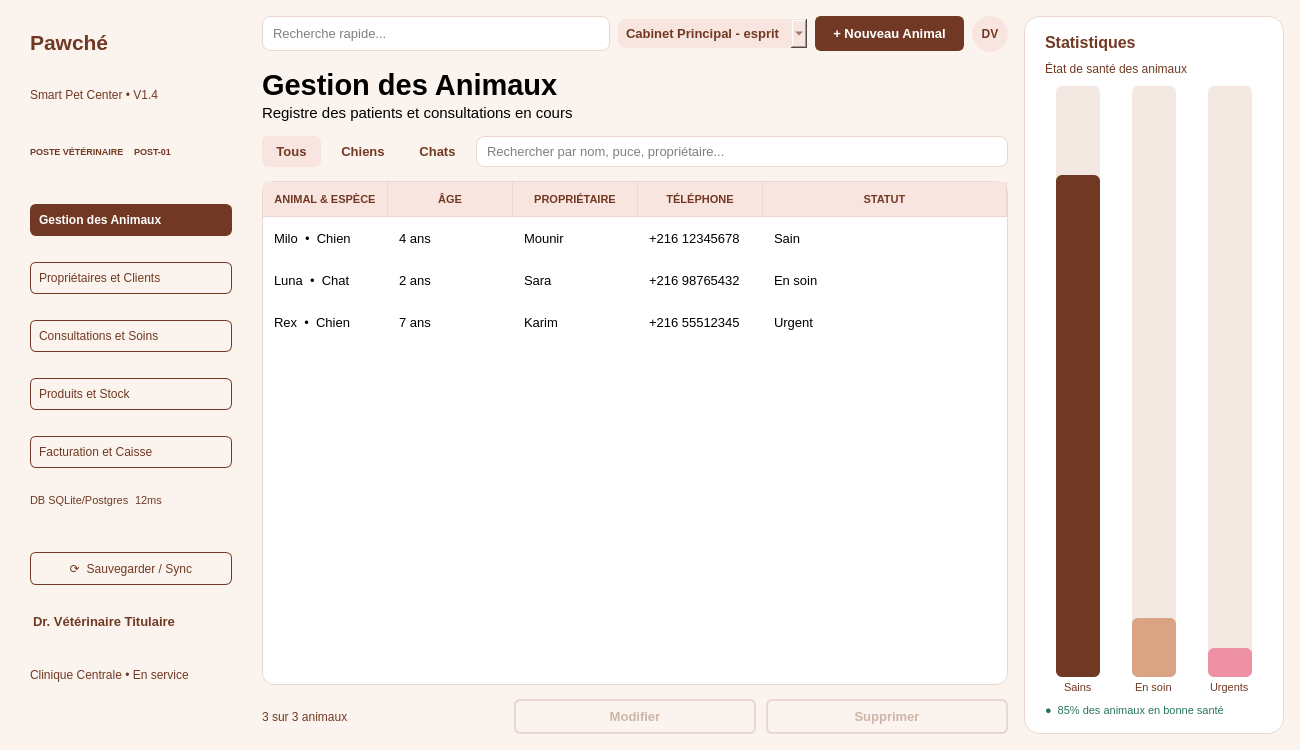
<?xml version="1.0" encoding="UTF-8"?>
<ui version="4.0">
 <class>MainWindow</class>
 <widget class="QMainWindow" name="MainWindow">
  <property name="geometry">
   <rect>
    <x>0</x>
    <y>0</y>
    <width>1300</width>
    <height>750</height>
   </rect>
  </property>
  <property name="windowTitle">
   <string>Pawché - Smart Pet Center</string>
  </property>
  <property name="styleSheet">
   <string notr="true">
QMainWindow, #centralwidget, #centre, #pagescentre, #pageliste, #pageformulaire, #pagemodule,
#colonnedroite, #lignePoste, #ligneDb { background-color: #FBF4EE; }
QLabel { color: #713923; background-color: transparent; }

/* Inputs */
QLineEdit, QComboBox, QSpinBox {
  background-color: white; border: 1px solid #E8D8D0; border-radius: 8px;
  padding: 6px 8px; font-size: 10pt; color: black;
}
QComboBox QAbstractItemView {
  background-color: white; color: black;
  selection-background-color: #F8E5DF; selection-color: black;
}
#combocabinet { background-color: #F8E5DF; color: #713923; font-weight: bold; border: none; }

/* Left menu */
#sidebar { background-color: #FBF4EE; border: none; }
#lblmarque { font-size: 16pt; font-weight: bold; }
#lblposte, #lblpostenum { font-size: 7pt; font-weight: bold; }
#lblnomvet { font-size: 10pt; font-weight: bold; margin-top: 4px; }
#lbldb, #lbldbms { font-size: 8pt; }
#btnanimaux, #btnproprietaires, #btnconsultations, #btnproduits, #btnfacturation {
  text-align: left; padding: 8px; border: 1px solid #713923; border-radius: 6px;
  font-size: 9pt; color: #713923; background-color: transparent;
}
#btnanimaux:hover, #btnproprietaires:hover, #btnconsultations:hover, #btnproduits:hover, #btnfacturation:hover { background-color: #F8E5DF; }
#btnanimaux:checked, #btnproprietaires:checked, #btnconsultations:checked, #btnproduits:checked, #btnfacturation:checked {
  background-color: #713923; color: white; font-weight: bold;
}
#btnsync {
  background-color: transparent; color: #713923; border: 1px solid #713923; border-radius: 6px;
  padding: 8px; font-size: 9pt;
}
#btnsync:hover { background-color: #F8E5DF; }

/* Top bar */
#editrecherche { padding: 8px; }
#lblavatar { background-color: #F8E5DF; border-radius: 18px; font-size: 9pt; font-weight: bold; }
#btnnouvelanimal, #btnajouter {
  background-color: #713923; color: white; border: 2px solid #713923; border-radius: 6px;
  padding: 8px 16px; font-size: 10pt; font-weight: bold;
}
#btnnouvelanimal:hover, #btnajouter:hover { background-color: #8A4A2F; }
#btnannuler, #btnmodifier, #btnsupprimer {
  background-color: transparent; color: #713923; border: 2px solid #713923; border-radius: 6px;
  padding: 8px 16px; font-size: 10pt; font-weight: bold;
}
#btnannuler:hover, #btnmodifier:hover { background-color: #F8E5DF; }
#btnsupprimer:hover { background-color: #C2455F; border-color: #C2455F; color: white; }
#btnmodifier:disabled, #btnsupprimer:disabled { color: #CDB5A8; border-color: #E8D8D0; }

/* Page header + filter tabs */
#lbltitrepage, #lbltitremodule { font-size: 22pt; font-weight: bold; color: black; }
#lblsoustitrepage, #lblmodule { font-size: 11pt; color: black; }
#btntous, #btnchiens, #btnchats {
  background-color: transparent; color: #713923; border: none; border-radius: 6px;
  padding: 8px 14px; font-size: 10pt; font-weight: bold;
}
#btntous:checked, #btnchiens:checked, #btnchats:checked { background-color: #F8E5DF; }

/* Table */
#tableanimaux {
  background-color: white; border: 1px solid #E8D8D0; border-radius: 12px;
  font-size: 10pt; color: black; outline: 0;
  gridline-color: transparent; alternate-background-color: #FBF4EE;
}
#tableanimaux::item { padding: 8px; border: none; }
#tableanimaux::item:selected { background-color: #F8E5DF; color: black; }
QHeaderView { background-color: #F8E5DF; border: none; }
QTableCornerButton::section { background-color: #F8E5DF; border: none; }
QHeaderView::section { background-color: #F8E5DF; color: #713923; font-size: 8pt; font-weight: bold;
  border: none; border-right: 1px solid #E8D8D0; border-bottom: 1px solid #E8D8D0; padding: 8px; }

/* Statistics bars */
#barresains, #barreensoin, #barreurgent { background-color: #F3E9E2; border: none; border-radius: 6px; }
#barresains::chunk { background-color: #713923; border-radius: 6px; }
#barreensoin::chunk { background-color: #D9A384; border-radius: 6px; }
#barreurgent::chunk { background-color: #EE91A5; border-radius: 6px; }
#lblbsains, #lblbensoin, #lblburgent { font-size: 8pt; }

/* Cards */
#cadrestatistiques, #cadredetail { background-color: white; border: 1px solid #E8D8D0; border-radius: 16px; }
#cadrestatistiques QLabel, #cadredetail QLabel { border: none; background-color: transparent; }
#lbltitrestats, #lbltitredetail { font-size: 12pt; font-weight: bold; }
#lblsante { color: #287554; font-size: 8pt; }
#cadredetail QLabel { color: black; }
#cadredetail #lblphoto { background-color: #F8E5DF; border-radius: 20px; font-size: 48pt; }
#cadredetail #lblnom { font-size: 16pt; font-weight: bold; }
#cadredetail #valage, #cadredetail #valpuce, #cadredetail #valvaccinal,
#cadredetail #valproprietaire, #cadredetail #valtelephone, #cadredetail #valstatut { font-weight: bold; }
#cadredetail #lignedetail { background-color: #E8D8D0; border: none; }
#btnfermer { background-color: transparent; color: #713923; border: none; border-radius: 14px; font-size: 11pt; }
#btnfermer:hover { background-color: #F8E5DF; }
#btnconsulter {
  background-color: #F8E5DF; color: #713923; border: 2px solid #713923; border-radius: 6px;
  padding: 8px 16px; font-size: 10pt; font-weight: bold;
}
#btnconsulter:hover { background-color: #713923; color: white; }

/* New / edit animal form */
#cadreformulaire { background-color: white; border: 1px solid #E8D8D0; border-radius: 16px; }
#cadreformulaire QLabel { border: none; background-color: transparent; }
#lbltitreformulaire { font-size: 16pt; font-weight: bold; }
#lblerreur { color: #C2455F; font-size: 9pt; }
</string>
  </property>
  <widget class="QWidget" name="centralwidget">
   <layout class="QHBoxLayout" name="mainLayout">
    <property name="spacing">
     <number>16</number>
    </property>
    <property name="leftMargin">
     <number>16</number>
    </property>
    <property name="topMargin">
     <number>16</number>
    </property>
    <property name="rightMargin">
     <number>16</number>
    </property>
    <property name="bottomMargin">
     <number>16</number>
    </property>
    <item>
     <widget class="QFrame" name="sidebar">
      <property name="minimumSize">
       <size>
        <width>230</width>
        <height>0</height>
       </size>
      </property>
      <property name="maximumSize">
       <size>
        <width>230</width>
        <height>16777215</height>
       </size>
      </property>
      <layout class="QVBoxLayout" name="sidebarLayout">
       <property name="spacing">
        <number>6</number>
       </property>
       <property name="leftMargin">
        <number>14</number>
       </property>
       <property name="topMargin">
        <number>14</number>
       </property>
       <property name="rightMargin">
        <number>14</number>
       </property>
       <property name="bottomMargin">
        <number>14</number>
       </property>
       <item alignment="Qt::AlignTop">
        <widget class="QLabel" name="lblmarque">
         <property name="text">
          <string>Pawché</string>
         </property>
        </widget>
       </item>
       <item alignment="Qt::AlignTop">
        <widget class="QLabel" name="lblsoustitre">
         <property name="text">
          <string>Smart Pet Center • V1.4</string>
         </property>
        </widget>
       </item>
       <item alignment="Qt::AlignTop">
        <widget class="QFrame" name="lignePoste">
         <layout class="QHBoxLayout" name="posteLayout">
          <property name="leftMargin">
           <number>0</number>
          </property>
          <property name="topMargin">
           <number>0</number>
          </property>
          <property name="rightMargin">
           <number>0</number>
          </property>
          <property name="bottomMargin">
           <number>0</number>
          </property>
          <item>
           <widget class="QLabel" name="lblposte">
            <property name="text">
             <string>POSTE VÉTÉRINAIRE</string>
            </property>
           </widget>
          </item>
          <item>
           <widget class="QLabel" name="lblpostenum">
            <property name="text">
             <string>POST-01</string>
            </property>
           </widget>
          </item>
         </layout>
        </widget>
       </item>
       <item alignment="Qt::AlignTop">
        <widget class="QPushButton" name="btnanimaux">
         <property name="text">
          <string>Gestion des Animaux</string>
         </property>
         <property name="checkable">
          <bool>true</bool>
         </property>
         <property name="autoExclusive">
          <bool>true</bool>
         </property>
         <property name="checked">
          <bool>true</bool>
         </property>
        </widget>
       </item>
       <item alignment="Qt::AlignTop">
        <widget class="QPushButton" name="btnproprietaires">
         <property name="text">
          <string>Propriétaires et Clients</string>
         </property>
         <property name="checkable">
          <bool>true</bool>
         </property>
         <property name="autoExclusive">
          <bool>true</bool>
         </property>
        </widget>
       </item>
       <item alignment="Qt::AlignTop">
        <widget class="QPushButton" name="btnconsultations">
         <property name="text">
          <string>Consultations et Soins</string>
         </property>
         <property name="checkable">
          <bool>true</bool>
         </property>
         <property name="autoExclusive">
          <bool>true</bool>
         </property>
        </widget>
       </item>
       <item alignment="Qt::AlignTop">
        <widget class="QPushButton" name="btnproduits">
         <property name="text">
          <string>Produits et Stock</string>
         </property>
         <property name="checkable">
          <bool>true</bool>
         </property>
         <property name="autoExclusive">
          <bool>true</bool>
         </property>
        </widget>
       </item>
       <item alignment="Qt::AlignTop">
        <widget class="QPushButton" name="btnfacturation">
         <property name="text">
          <string>Facturation et Caisse</string>
         </property>
         <property name="checkable">
          <bool>true</bool>
         </property>
         <property name="autoExclusive">
          <bool>true</bool>
         </property>
        </widget>
       </item>
       <item alignment="Qt::AlignTop">
        <widget class="QFrame" name="ligneDb">
         <layout class="QHBoxLayout" name="dbLayout">
          <property name="leftMargin">
           <number>0</number>
          </property>
          <property name="topMargin">
           <number>0</number>
          </property>
          <property name="rightMargin">
           <number>0</number>
          </property>
          <property name="bottomMargin">
           <number>0</number>
          </property>
          <item>
           <widget class="QLabel" name="lbldb">
            <property name="text">
             <string>DB SQLite/Postgres</string>
            </property>
           </widget>
          </item>
          <item>
           <widget class="QLabel" name="lbldbms">
            <property name="text">
             <string>12ms</string>
            </property>
           </widget>
          </item>
         </layout>
        </widget>
       </item>
       <item alignment="Qt::AlignTop">
        <widget class="QPushButton" name="btnsync">
         <property name="text">
          <string>⟳  Sauvegarder / Sync</string>
         </property>
        </widget>
       </item>
       <item alignment="Qt::AlignTop">
        <widget class="QLabel" name="lblnomvet">
         <property name="text">
          <string>Dr. Vétérinaire Titulaire</string>
         </property>
         <property name="wordWrap">
          <bool>true</bool>
         </property>
        </widget>
       </item>
       <item alignment="Qt::AlignTop">
        <widget class="QLabel" name="lblrolevet">
         <property name="text">
          <string>Clinique Centrale • En service</string>
         </property>
         <property name="wordWrap">
          <bool>true</bool>
         </property>
        </widget>
       </item>
      </layout>
     </widget>
    </item>
    <item>
     <widget class="QWidget" name="centre">
      <layout class="QVBoxLayout" name="centerLayout">
       <property name="spacing">
        <number>16</number>
       </property>
       <property name="leftMargin">
        <number>0</number>
       </property>
       <property name="topMargin">
        <number>0</number>
       </property>
       <property name="rightMargin">
        <number>0</number>
       </property>
       <property name="bottomMargin">
        <number>0</number>
       </property>
       <item>
        <layout class="QHBoxLayout" name="topBarLayout">
         <property name="spacing">
          <number>8</number>
         </property>
         <item>
          <widget class="QLineEdit" name="editrecherche">
           <property name="placeholderText">
            <string>Recherche rapide...</string>
           </property>
          </widget>
         </item>
         <item>
          <widget class="QComboBox" name="combocabinet">
           <item>
            <property name="text">
             <string>Cabinet Principal - esprit</string>
            </property>
           </item>
           <item>
            <property name="text">
             <string>Cabinet Annexe</string>
            </property>
           </item>
          </widget>
         </item>
         <item>
          <widget class="QPushButton" name="btnnouvelanimal">
           <property name="text">
            <string>+ Nouveau Animal</string>
           </property>
          </widget>
         </item>
         <item>
          <widget class="QLabel" name="lblavatar">
           <property name="text">
            <string>DV</string>
           </property>
           <property name="alignment">
            <set>Qt::AlignCenter</set>
           </property>
           <property name="minimumSize">
            <size>
             <width>36</width>
             <height>36</height>
            </size>
           </property>
           <property name="maximumSize">
            <size>
             <width>36</width>
             <height>36</height>
            </size>
           </property>
          </widget>
         </item>
        </layout>
       </item>
       <item>
        <widget class="QStackedWidget" name="pagescentre">
         <property name="currentIndex">
          <number>0</number>
         </property>
         <widget class="QWidget" name="pageliste">
          <layout class="QVBoxLayout" name="listeLayout">
           <property name="spacing">
            <number>14</number>
           </property>
           <property name="leftMargin">
            <number>0</number>
           </property>
           <property name="topMargin">
            <number>0</number>
           </property>
           <property name="rightMargin">
            <number>0</number>
           </property>
           <property name="bottomMargin">
            <number>0</number>
           </property>
           <item>
            <layout class="QVBoxLayout" name="headerLayout">
             <property name="spacing">
              <number>2</number>
             </property>
             <item>
              <widget class="QLabel" name="lbltitrepage">
               <property name="text">
                <string>Gestion des Animaux</string>
               </property>
              </widget>
             </item>
             <item>
              <widget class="QLabel" name="lblsoustitrepage">
               <property name="text">
                <string>Registre des patients et consultations en cours</string>
               </property>
               <property name="wordWrap">
                <bool>true</bool>
               </property>
              </widget>
             </item>
            </layout>
           </item>
           <item>
            <layout class="QHBoxLayout" name="filtresLayout">
             <property name="spacing">
              <number>6</number>
             </property>
             <item>
              <widget class="QPushButton" name="btntous">
               <property name="text">
                <string>Tous</string>
               </property>
               <property name="checkable">
                <bool>true</bool>
               </property>
               <property name="autoExclusive">
                <bool>true</bool>
               </property>
               <property name="checked">
                <bool>true</bool>
               </property>
              </widget>
             </item>
             <item>
              <widget class="QPushButton" name="btnchiens">
               <property name="text">
                <string>Chiens</string>
               </property>
               <property name="checkable">
                <bool>true</bool>
               </property>
               <property name="autoExclusive">
                <bool>true</bool>
               </property>
              </widget>
             </item>
             <item>
              <widget class="QPushButton" name="btnchats">
               <property name="text">
                <string>Chats</string>
               </property>
               <property name="checkable">
                <bool>true</bool>
               </property>
               <property name="autoExclusive">
                <bool>true</bool>
               </property>
              </widget>
             </item>
             <item>
              <widget class="QLineEdit" name="editfiltre">
               <property name="placeholderText">
                <string>Rechercher par nom, puce, propriétaire...</string>
               </property>
               <property name="minimumSize">
                <size>
                 <width>260</width>
                 <height>0</height>
                </size>
               </property>
              </widget>
             </item>
            </layout>
           </item>
           <item>
            <widget class="QTableWidget" name="tableanimaux">
             <property name="editTriggers">
              <set>QAbstractItemView::NoEditTriggers</set>
             </property>
             <property name="selectionMode">
              <enum>QAbstractItemView::SingleSelection</enum>
             </property>
             <property name="selectionBehavior">
              <enum>QAbstractItemView::SelectRows</enum>
             </property>
             <property name="alternatingRowColors">
              <bool>false</bool>
             </property>
             <property name="showGrid">
              <bool>false</bool>
             </property>
             <property name="gridStyle">
              <enum>Qt::SolidLine</enum>
             </property>
             <attribute name="horizontalHeaderHighlightSections">
              <bool>false</bool>
             </attribute>
             <attribute name="horizontalHeaderDefaultSectionSize">
              <number>125</number>
             </attribute>
             <attribute name="horizontalHeaderStretchLastSection">
              <bool>true</bool>
             </attribute>
             <attribute name="verticalHeaderVisible">
              <bool>false</bool>
             </attribute>
             <attribute name="verticalHeaderDefaultSectionSize">
              <number>42</number>
             </attribute>
             <row/>
             <row/>
             <row/>
             <column>
              <property name="text">
               <string>ANIMAL &amp; ESPÈCE</string>
              </property>
             </column>
             <column>
              <property name="text">
               <string>ÂGE</string>
              </property>
             </column>
             <column>
              <property name="text">
               <string>PROPRIÉTAIRE</string>
              </property>
             </column>
             <column>
              <property name="text">
               <string>TÉLÉPHONE</string>
              </property>
             </column>
             <column>
              <property name="text">
               <string>STATUT</string>
              </property>
             </column>
             <item row="0" column="0">
              <property name="text">
               <string>Milo  •  Chien</string>
              </property>
             </item>
             <item row="0" column="1">
              <property name="text">
               <string>4 ans</string>
              </property>
             </item>
             <item row="0" column="2">
              <property name="text">
               <string>Mounir</string>
              </property>
             </item>
             <item row="0" column="3">
              <property name="text">
               <string>+216 12345678</string>
              </property>
             </item>
             <item row="0" column="4">
              <property name="text">
               <string>Sain</string>
              </property>
             </item>
             <item row="1" column="0">
              <property name="text">
               <string>Luna  •  Chat</string>
              </property>
             </item>
             <item row="1" column="1">
              <property name="text">
               <string>2 ans</string>
              </property>
             </item>
             <item row="1" column="2">
              <property name="text">
               <string>Sara</string>
              </property>
             </item>
             <item row="1" column="3">
              <property name="text">
               <string>+216 98765432</string>
              </property>
             </item>
             <item row="1" column="4">
              <property name="text">
               <string>En soin</string>
              </property>
             </item>
             <item row="2" column="0">
              <property name="text">
               <string>Rex  •  Chien</string>
              </property>
             </item>
             <item row="2" column="1">
              <property name="text">
               <string>7 ans</string>
              </property>
             </item>
             <item row="2" column="2">
              <property name="text">
               <string>Karim</string>
              </property>
             </item>
             <item row="2" column="3">
              <property name="text">
               <string>+216 55512345</string>
              </property>
             </item>
             <item row="2" column="4">
              <property name="text">
               <string>Urgent</string>
              </property>
             </item>
            </widget>
           </item>
           <item>
            <layout class="QHBoxLayout" name="basLayout">
             <property name="spacing">
              <number>10</number>
             </property>
             <item>
              <widget class="QLabel" name="lblcompte">
               <property name="text">
                <string>3 sur 3 animaux</string>
               </property>
              </widget>
             </item>
             <item>
              <widget class="QPushButton" name="btnmodifier">
               <property name="text">
                <string>Modifier</string>
               </property>
               <property name="enabled">
                <bool>false</bool>
               </property>
              </widget>
             </item>
             <item>
              <widget class="QPushButton" name="btnsupprimer">
               <property name="text">
                <string>Supprimer</string>
               </property>
               <property name="enabled">
                <bool>false</bool>
               </property>
              </widget>
             </item>
            </layout>
           </item>
          </layout>
         </widget>
         <widget class="QWidget" name="pageformulaire">
          <layout class="QVBoxLayout" name="pageFormLayout">
           <property name="leftMargin">
            <number>0</number>
           </property>
           <property name="topMargin">
            <number>0</number>
           </property>
           <property name="rightMargin">
            <number>0</number>
           </property>
           <property name="bottomMargin">
            <number>0</number>
           </property>
           <item alignment="Qt::AlignHCenter|Qt::AlignTop">
            <widget class="QFrame" name="cadreformulaire">
             <property name="minimumSize">
              <size>
               <width>440</width>
               <height>0</height>
              </size>
             </property>
             <property name="maximumSize">
              <size>
               <width>520</width>
               <height>16777215</height>
              </size>
             </property>
             <layout class="QVBoxLayout" name="dialogLayout">
              <property name="spacing">
               <number>16</number>
              </property>
              <property name="leftMargin">
               <number>24</number>
              </property>
              <property name="topMargin">
               <number>24</number>
              </property>
              <property name="rightMargin">
               <number>24</number>
              </property>
              <property name="bottomMargin">
               <number>24</number>
              </property>
              <item>
               <widget class="QLabel" name="lbltitreformulaire">
                <property name="text">
                 <string>Nouvel animal</string>
                </property>
               </widget>
              </item>
              <item>
               <layout class="QFormLayout" name="formLayout">
                <property name="horizontalSpacing">
                 <number>16</number>
                </property>
                <property name="verticalSpacing">
                 <number>10</number>
                </property>
                <item row="0" column="0">
                 <widget class="QLabel" name="flblnom">
                  <property name="text">
                   <string>Nom *</string>
                  </property>
                 </widget>
                </item>
                <item row="0" column="1">
                 <widget class="QLineEdit" name="editnom">
                  <property name="placeholderText">
                   <string>Ex. Milo</string>
                  </property>
                 </widget>
                </item>
                <item row="1" column="0">
                 <widget class="QLabel" name="flblespece">
                  <property name="text">
                   <string>Espèce</string>
                  </property>
                 </widget>
                </item>
                <item row="1" column="1">
                 <widget class="QComboBox" name="comboespece">
                  <item>
                   <property name="text">
                    <string>Chien</string>
                   </property>
                  </item>
                  <item>
                   <property name="text">
                    <string>Chat</string>
                   </property>
                  </item>
                  <item>
                   <property name="text">
                    <string>Autre</string>
                   </property>
                  </item>
                 </widget>
                </item>
                <item row="2" column="0">
                 <widget class="QLabel" name="flblrace">
                  <property name="text">
                   <string>Race</string>
                  </property>
                 </widget>
                </item>
                <item row="2" column="1">
                 <widget class="QLineEdit" name="editrace">
                  <property name="placeholderText">
                   <string>Ex. Golden Retriever</string>
                  </property>
                 </widget>
                </item>
                <item row="3" column="0">
                 <widget class="QLabel" name="flblage">
                  <property name="text">
                   <string>Âge</string>
                  </property>
                 </widget>
                </item>
                <item row="3" column="1">
                 <widget class="QSpinBox" name="spinage">
                  <property name="suffix">
                   <string> an(s)</string>
                  </property>
                  <property name="maximum">
                   <number>40</number>
                  </property>
                 </widget>
                </item>
                <item row="4" column="0">
                 <widget class="QLabel" name="flblpuce">
                  <property name="text">
                   <string>Numéro de puce</string>
                  </property>
                 </widget>
                </item>
                <item row="4" column="1">
                 <widget class="QLineEdit" name="editpuce">
                  <property name="placeholderText">
                   <string>15 chiffres</string>
                  </property>
                 </widget>
                </item>
                <item row="5" column="0">
                 <widget class="QLabel" name="flblvaccinal">
                  <property name="text">
                   <string>Statut vaccinal</string>
                  </property>
                 </widget>
                </item>
                <item row="5" column="1">
                 <widget class="QComboBox" name="combovaccinal">
                  <item>
                   <property name="text">
                    <string>À jour</string>
                   </property>
                  </item>
                  <item>
                   <property name="text">
                    <string>En retard</string>
                   </property>
                  </item>
                  <item>
                   <property name="text">
                    <string>Inconnu</string>
                   </property>
                  </item>
                 </widget>
                </item>
                <item row="6" column="0">
                 <widget class="QLabel" name="flblproprietaire">
                  <property name="text">
                   <string>Propriétaire *</string>
                  </property>
                 </widget>
                </item>
                <item row="6" column="1">
                 <widget class="QLineEdit" name="editproprietaire">
                  <property name="placeholderText">
                   <string>Nom du propriétaire</string>
                  </property>
                 </widget>
                </item>
                <item row="7" column="0">
                 <widget class="QLabel" name="flbltelephone">
                  <property name="text">
                   <string>Téléphone</string>
                  </property>
                 </widget>
                </item>
                <item row="7" column="1">
                 <widget class="QLineEdit" name="edittelephone">
                  <property name="placeholderText">
                   <string>+216 12345678</string>
                  </property>
                 </widget>
                </item>
                <item row="8" column="0">
                 <widget class="QLabel" name="flblsante">
                  <property name="text">
                   <string>Statut</string>
                  </property>
                 </widget>
                </item>
                <item row="8" column="1">
                 <widget class="QComboBox" name="combosante">
                  <item>
                   <property name="text">
                    <string>Sain</string>
                   </property>
                  </item>
                  <item>
                   <property name="text">
                    <string>En soin</string>
                   </property>
                  </item>
                  <item>
                   <property name="text">
                    <string>Urgent</string>
                   </property>
                  </item>
                 </widget>
                </item>
               </layout>
              </item>
              <item>
               <widget class="QLabel" name="lblerreur">
                <property name="text">
                 <string></string>
                </property>
                <property name="wordWrap">
                 <bool>true</bool>
                </property>
               </widget>
              </item>
              <item>
               <layout class="QHBoxLayout" name="boutonsLayout">
                <property name="spacing">
                 <number>10</number>
                </property>
                <item>
                 <widget class="QPushButton" name="btnannuler">
                  <property name="text">
                   <string>Annuler</string>
                  </property>
                 </widget>
                </item>
                <item>
                 <widget class="QPushButton" name="btnajouter">
                  <property name="text">
                   <string>Ajouter animal</string>
                  </property>
                  <property name="default">
                   <bool>true</bool>
                  </property>
                 </widget>
                </item>
               </layout>
              </item>
             </layout>
            </widget>
           </item>
          </layout>
         </widget>
         <widget class="QWidget" name="pagemodule">
          <layout class="QVBoxLayout" name="moduleLayout">
           <property name="spacing">
            <number>6</number>
           </property>
           <property name="leftMargin">
            <number>0</number>
           </property>
           <property name="topMargin">
            <number>0</number>
           </property>
           <property name="rightMargin">
            <number>0</number>
           </property>
           <property name="bottomMargin">
            <number>0</number>
           </property>
           <item alignment="Qt::AlignTop">
            <widget class="QLabel" name="lbltitremodule">
             <property name="text">
              <string>Module</string>
             </property>
            </widget>
           </item>
           <item alignment="Qt::AlignTop">
            <widget class="QLabel" name="lblmodule">
             <property name="text">
              <string>Ce module sera disponible prochainement.</string>
             </property>
             <property name="wordWrap">
              <bool>true</bool>
             </property>
            </widget>
           </item>
          </layout>
         </widget>
        </widget>
       </item>
      </layout>
     </widget>
    </item>
    <item>
     <widget class="QWidget" name="colonnedroite">
      <property name="minimumSize">
       <size>
        <width>260</width>
        <height>0</height>
       </size>
      </property>
      <property name="maximumSize">
       <size>
        <width>260</width>
        <height>16777215</height>
       </size>
      </property>
      <layout class="QVBoxLayout" name="colonneLayout">
       <property name="leftMargin">
        <number>0</number>
       </property>
       <property name="topMargin">
        <number>0</number>
       </property>
       <property name="rightMargin">
        <number>0</number>
       </property>
       <property name="bottomMargin">
        <number>0</number>
       </property>
       <item>
        <widget class="QFrame" name="cadrestatistiques">
         <layout class="QVBoxLayout" name="statsLayout">
          <property name="spacing">
           <number>10</number>
          </property>
          <property name="leftMargin">
           <number>20</number>
          </property>
          <property name="topMargin">
           <number>16</number>
          </property>
          <property name="rightMargin">
           <number>20</number>
          </property>
          <property name="bottomMargin">
           <number>16</number>
          </property>
          <item>
           <widget class="QLabel" name="lbltitrestats">
            <property name="text">
             <string>Statistiques</string>
            </property>
           </widget>
          </item>
          <item>
           <widget class="QLabel" name="lblsoustitrestats">
            <property name="text">
             <string>État de santé des animaux</string>
            </property>
            <property name="wordWrap">
             <bool>true</bool>
            </property>
           </widget>
          </item>
          <item>
           <layout class="QGridLayout" name="statsgrid">
            <property name="horizontalSpacing">
             <number>10</number>
            </property>
            <property name="verticalSpacing">
             <number>4</number>
            </property>
            <item row="0" column="0" alignment="Qt::AlignHCenter">
             <widget class="QProgressBar" name="barresains">
              <property name="minimum">
               <number>0</number>
              </property>
              <property name="maximum">
               <number>100</number>
              </property>
              <property name="value">
               <number>85</number>
              </property>
              <property name="textVisible">
               <bool>false</bool>
              </property>
              <property name="orientation">
               <enum>Qt::Vertical</enum>
              </property>
              <property name="minimumSize">
               <size>
                <width>44</width>
                <height>150</height>
               </size>
              </property>
              <property name="maximumSize">
               <size>
                <width>44</width>
                <height>16777215</height>
               </size>
              </property>
             </widget>
            </item>
            <item row="0" column="1" alignment="Qt::AlignHCenter">
             <widget class="QProgressBar" name="barreensoin">
              <property name="minimum">
               <number>0</number>
              </property>
              <property name="maximum">
               <number>100</number>
              </property>
              <property name="value">
               <number>10</number>
              </property>
              <property name="textVisible">
               <bool>false</bool>
              </property>
              <property name="orientation">
               <enum>Qt::Vertical</enum>
              </property>
              <property name="minimumSize">
               <size>
                <width>44</width>
                <height>150</height>
               </size>
              </property>
              <property name="maximumSize">
               <size>
                <width>44</width>
                <height>16777215</height>
               </size>
              </property>
             </widget>
            </item>
            <item row="0" column="2" alignment="Qt::AlignHCenter">
             <widget class="QProgressBar" name="barreurgent">
              <property name="minimum">
               <number>0</number>
              </property>
              <property name="maximum">
               <number>100</number>
              </property>
              <property name="value">
               <number>5</number>
              </property>
              <property name="textVisible">
               <bool>false</bool>
              </property>
              <property name="orientation">
               <enum>Qt::Vertical</enum>
              </property>
              <property name="minimumSize">
               <size>
                <width>44</width>
                <height>150</height>
               </size>
              </property>
              <property name="maximumSize">
               <size>
                <width>44</width>
                <height>16777215</height>
               </size>
              </property>
             </widget>
            </item>
            <item row="1" column="0" alignment="Qt::AlignHCenter">
             <widget class="QLabel" name="lblbsains">
              <property name="text">
               <string>Sains</string>
              </property>
             </widget>
            </item>
            <item row="1" column="1" alignment="Qt::AlignHCenter">
             <widget class="QLabel" name="lblbensoin">
              <property name="text">
               <string>En soin</string>
              </property>
             </widget>
            </item>
            <item row="1" column="2" alignment="Qt::AlignHCenter">
             <widget class="QLabel" name="lblburgent">
              <property name="text">
               <string>Urgents</string>
              </property>
             </widget>
            </item>
           </layout>
          </item>
          <item>
           <widget class="QLabel" name="lblsante">
            <property name="text">
             <string>●  85% des animaux en bonne santé</string>
            </property>
            <property name="wordWrap">
             <bool>true</bool>
            </property>
           </widget>
          </item>
         </layout>
        </widget>
       </item>
      </layout>
     </widget>
    </item>
   </layout>
  </widget>
 </widget>
 <resources/>
 <connections/>
</ui>
